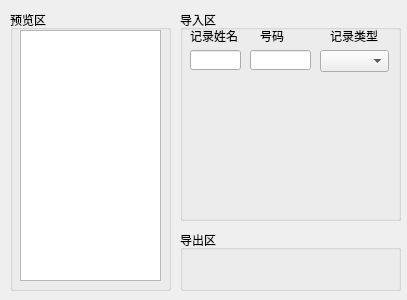
<?xml version="1.0" encoding="UTF-8"?>
<ui version="4.0">
 <class>CalllogWindow</class>
 <widget class="QDialog" name="CalllogWindow">
  <property name="geometry">
   <rect>
    <x>0</x>
    <y>0</y>
    <width>407</width>
    <height>300</height>
   </rect>
  </property>
  <property name="windowTitle">
   <string>Dialog</string>
  </property>
  <widget class="QGroupBox" name="groupBox">
   <property name="geometry">
    <rect>
     <x>10</x>
     <y>10</y>
     <width>161</width>
     <height>281</height>
    </rect>
   </property>
   <property name="title">
    <string>预览区</string>
   </property>
   <widget class="QTextBrowser" name="calllog_text">
    <property name="geometry">
     <rect>
      <x>10</x>
      <y>20</y>
      <width>141</width>
      <height>251</height>
     </rect>
    </property>
   </widget>
  </widget>
  <widget class="QGroupBox" name="groupBox_2">
   <property name="geometry">
    <rect>
     <x>180</x>
     <y>10</y>
     <width>221</width>
     <height>211</height>
    </rect>
   </property>
   <property name="title">
    <string>导入区</string>
   </property>
   <widget class="QLineEdit" name="lineEdit">
    <property name="geometry">
     <rect>
      <x>10</x>
      <y>40</y>
      <width>51</width>
      <height>20</height>
     </rect>
    </property>
   </widget>
   <widget class="QLineEdit" name="lineEdit_2">
    <property name="geometry">
     <rect>
      <x>70</x>
      <y>40</y>
      <width>61</width>
      <height>20</height>
     </rect>
    </property>
   </widget>
   <widget class="QLabel" name="label">
    <property name="geometry">
     <rect>
      <x>10</x>
      <y>20</y>
      <width>54</width>
      <height>12</height>
     </rect>
    </property>
    <property name="text">
     <string>记录姓名</string>
    </property>
   </widget>
   <widget class="QLabel" name="label_2">
    <property name="geometry">
     <rect>
      <x>80</x>
      <y>20</y>
      <width>54</width>
      <height>12</height>
     </rect>
    </property>
    <property name="text">
     <string>号码</string>
    </property>
   </widget>
   <widget class="QLabel" name="label_3">
    <property name="geometry">
     <rect>
      <x>150</x>
      <y>20</y>
      <width>54</width>
      <height>12</height>
     </rect>
    </property>
    <property name="text">
     <string>记录类型</string>
    </property>
   </widget>
   <widget class="QComboBox" name="comboBox">
    <property name="geometry">
     <rect>
      <x>140</x>
      <y>40</y>
      <width>69</width>
      <height>22</height>
     </rect>
    </property>
   </widget>
  </widget>
  <widget class="QGroupBox" name="groupBox_3">
   <property name="geometry">
    <rect>
     <x>180</x>
     <y>230</y>
     <width>221</width>
     <height>61</height>
    </rect>
   </property>
   <property name="title">
    <string>导出区</string>
   </property>
  </widget>
 </widget>
 <resources/>
 <connections/>
</ui>
